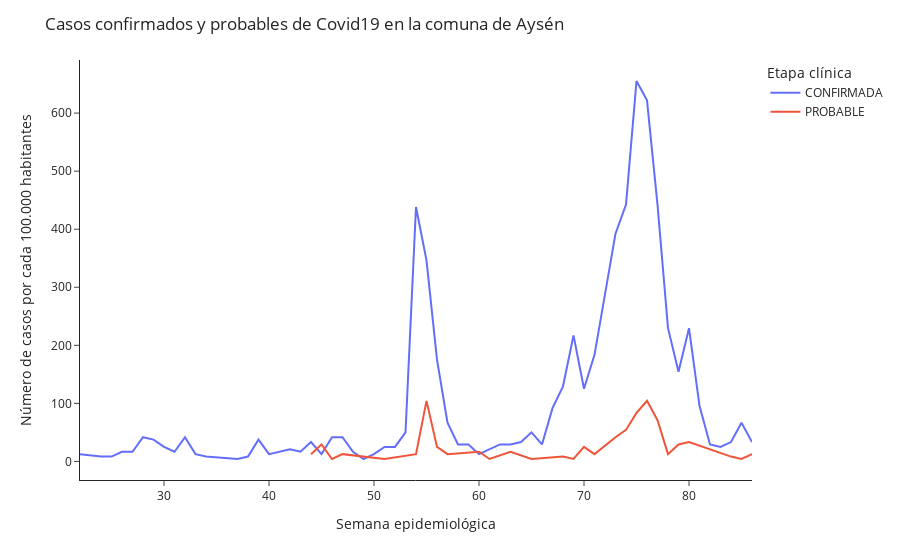

Notebook code for this chart:
### Code cell
px.line(df_tasa[((df_tasa['etapa_clinica']=='PROBABLE')|(df_tasa['etapa_clinica']=='CONFIRMADA'))&(df_tasa['comuna_seremi_xi']=='Aysen')],
        x= 'semana_epidemiologica_21',
        y= 'bypop_total',
        color='etapa_clinica',
        labels={'etapa_clinica':'Etapa clínica'},
       ).update_layout(title= 'Casos confirmados y probables de Covid19 en la comuna de Aysén',
                       yaxis_title='Número de casos por cada 100.000 habitantes',
                       xaxis_title='Semana epidemiológica',
                       template='simple_white')

### Figure 1 — Plotly figure (JSON) as saved in the notebook; plotly's stock layout.template omitted (floating-point values rounded to 4 significant figures)
{"data": [{"hovertemplate": "Etapa clínica=CONFIRMADA<br>semana_epidemiologica_21=%{x}<br>bypop_total=%{y}<extra></extra>", "legendgroup": "CONFIRMADA", "line": {"color": "#636efa", "dash": "solid"}, "mode": "lines", "name": "CONFIRMADA", "orientation": "v", "showlegend": true, "type": "scatter", "x": [22, 24, 25, 26, 27, 28, 29, 30, 31, 32, 33, 34, 37, 38, 39, 40, 42, 43, 44, 45, 46, 47, 48, 49, 50, 51, 52, 53, 54, 55, 56, 57, 58, 59, 60, 61, 62, 63, 64, 65, 66, 67, 68, 69, 70, 71, 72, 73, 74, 75, 76, 77, 78, 79, 80, 81, 82, 83, 84, 85, 86], "xaxis": "x", "y": [12.52, 8.348, 8.348, 16.7, 16.7, 41.74, 37.56, 25.04, 16.7, 41.74, 12.52, 8.348, 4.174, 8.348, 37.56, 12.52, 20.87, 16.7, 33.39, 12.52, 41.74, 41.74, 16.7, 4.174, 12.52, 25.04, 25.04, 50.09, 438.2, 346.4, 175.3, 66.78, 29.22, 29.22, 12.52, 20.87, 29.22, 29.22, 33.39, 50.09, 29.22, 91.82, 129.4, 217.0, 125.2, 183.6, 288.0, 392.3, 442.4, 655.3, 621.9, 442.4, 229.6, 154.4, 229.6, 96.0, 29.22, 25.04, 33.39, 66.78, 33.39], "yaxis": "y"}, {"hovertemplate": "Etapa clínica=PROBABLE<br>semana_epidemiologica_21=%{x}<br>bypop_total=%{y}<extra></extra>", "legendgroup": "PROBABLE", "line": {"color": "#EF553B", "dash": "solid"}, "mode": "lines", "name": "PROBABLE", "orientation": "v", "showlegend": true, "type": "scatter", "x": [44, 45, 46, 47, 51, 54, 55, 56, 57, 60, 61, 63, 65, 68, 69, 70, 71, 73, 74, 75, 76, 77, 78, 79, 80, 84, 85, 86], "xaxis": "x", "y": [12.52, 29.22, 4.174, 12.52, 4.174, 12.52, 104.3, 25.04, 12.52, 16.7, 4.174, 16.7, 4.174, 8.348, 4.174, 25.04, 12.52, 41.74, 54.26, 83.48, 104.3, 70.95, 12.52, 29.22, 33.39, 8.348, 4.174, 12.52], "yaxis": "y"}], "layout": {"legend": {"title": {"text": "Etapa clínica"}, "tracegroupgap": 0}, "margin": {"t": 60}, "title": {"text": "Casos confirmados y probables de Covid19 en la comuna de Aysén"}, "xaxis": {"anchor": "y", "domain": [0, 1], "title": {"text": "Semana epidemiológica"}}, "yaxis": {"anchor": "x", "domain": [0, 1], "title": {"text": "Número de casos por cada 100.000 habitantes"}}}}
